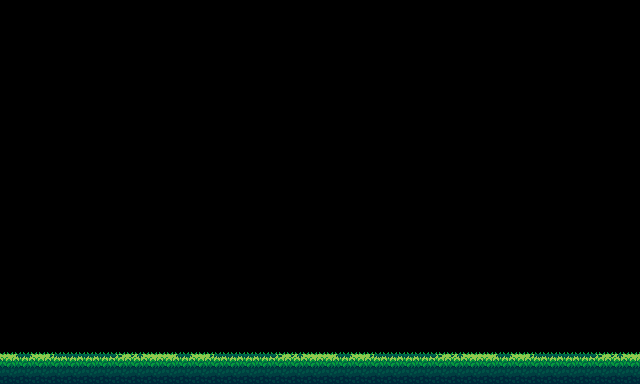

Below is a game level as drawn by its tile map, then a one-line description and the .tmx file that defines it, in full:
An orthogonal 40x24 tile map with 16x16 px tiles, 1 tile layer (Camada de Tiles 1).

<map version="1.0" tiledversion="1.1.4" orientation="orthogonal" renderorder="right-down" width="40" height="24" tilewidth="16" tileheight="16" infinite="0" nextobjectid="1">
 <tileset firstgid="1" source="blocks.tsx" />
 <layer name="Camada de Tiles 1" width="40" height="24">
  <data encoding="csv">
0,0,0,0,0,0,0,0,0,0,0,0,0,0,0,0,0,0,0,0,0,0,0,0,0,0,0,0,0,0,0,0,0,0,0,0,0,0,0,0,
0,0,0,0,0,0,0,0,0,0,0,0,0,0,0,0,0,0,0,0,0,0,0,0,0,0,0,0,0,0,0,0,0,0,0,0,0,0,0,0,
0,0,0,0,0,0,0,0,0,0,0,0,0,0,0,0,0,0,0,0,0,0,0,0,0,0,0,0,0,0,0,0,0,0,0,0,0,0,0,0,
0,0,0,0,0,0,0,0,0,0,0,0,0,0,0,0,0,0,0,0,0,0,0,0,0,0,0,0,0,0,0,0,0,0,0,0,0,0,0,0,
0,0,0,0,0,0,0,0,0,0,0,0,0,0,0,0,0,0,0,0,0,0,0,0,0,0,0,0,0,0,0,0,0,0,0,0,0,0,0,0,
0,0,0,0,0,0,0,0,0,0,0,0,0,0,0,0,0,0,0,0,0,0,0,0,0,0,0,0,0,0,0,0,0,0,0,0,0,0,0,0,
0,0,0,0,0,0,0,0,0,0,0,0,0,0,0,0,0,0,0,0,0,0,0,0,0,0,0,0,0,0,0,0,0,0,0,0,0,0,0,0,
0,0,0,0,0,0,0,0,0,0,0,0,0,0,0,0,0,0,0,0,0,0,0,0,0,0,0,0,0,0,0,0,0,0,0,0,0,0,0,0,
0,0,0,0,0,0,0,0,0,0,0,0,0,0,0,0,0,0,0,0,0,0,0,0,0,0,0,0,0,0,0,0,0,0,0,0,0,0,0,0,
0,0,0,0,0,0,0,0,0,0,0,0,0,0,0,0,0,0,0,0,0,0,0,0,0,0,0,0,0,0,0,0,0,0,0,0,0,0,0,0,
0,0,0,0,0,0,0,0,0,0,0,0,0,0,0,0,0,0,0,0,0,0,0,0,0,0,0,0,0,0,0,0,0,0,0,0,0,0,0,0,
0,0,0,0,0,0,0,0,0,0,0,0,0,0,0,0,0,0,0,0,0,0,0,0,0,0,0,0,0,0,0,0,0,0,0,0,0,0,0,0,
0,0,0,0,0,0,0,0,0,0,0,0,0,0,0,0,0,0,0,0,0,0,0,0,0,0,0,0,0,0,0,0,0,0,0,0,0,0,0,0,
0,0,0,0,0,0,0,0,0,0,0,0,0,0,0,0,0,0,0,0,0,0,0,0,0,0,0,0,0,0,0,0,0,0,0,0,0,0,0,0,
0,0,0,0,0,0,0,0,0,0,0,0,0,0,0,0,0,0,0,0,0,0,0,0,0,0,0,0,0,0,0,0,0,0,0,0,0,0,0,0,
0,0,0,0,0,0,0,0,0,0,0,0,0,0,0,0,0,0,0,0,0,0,0,0,0,0,0,0,0,0,0,0,0,0,0,0,0,0,0,0,
0,0,0,0,0,0,0,0,0,0,0,0,0,0,0,0,0,0,0,0,0,0,0,0,0,0,0,0,0,0,0,0,0,0,0,0,0,0,0,0,
0,0,0,0,0,0,0,0,0,0,0,0,0,0,0,0,0,0,0,0,0,0,0,0,0,0,0,0,0,0,0,0,0,0,0,0,0,0,0,0,
0,0,0,0,0,0,0,0,0,0,0,0,0,0,0,0,0,0,0,0,0,0,0,0,0,0,0,0,0,0,0,0,0,0,0,0,0,0,0,0,
0,0,0,0,0,0,0,0,0,0,0,0,0,0,0,0,0,0,0,0,0,0,0,0,0,0,0,0,0,0,0,0,0,0,0,0,0,0,0,0,
0,0,0,0,0,0,0,0,0,0,0,0,0,0,0,0,0,0,0,0,0,0,0,0,0,0,0,0,0,0,0,0,0,0,0,0,0,0,0,0,
0,0,0,0,0,0,0,0,0,0,0,0,0,0,0,0,0,0,0,0,0,0,0,0,0,0,0,0,0,0,0,0,0,0,0,0,0,0,0,0,
599,600,601,602,603,604,605,606,607,608,599,600,601,602,603,604,605,606,607,608,599,600,601,602,603,604,605,606,607,608,599,600,601,602,603,604,605,606,607,601,
645,646,647,648,649,650,651,652,653,654,645,646,647,648,649,650,651,652,653,654,645,646,647,648,649,650,651,652,653,654,645,646,647,648,649,650,651,652,653,647
</data>
 </layer>
</map>